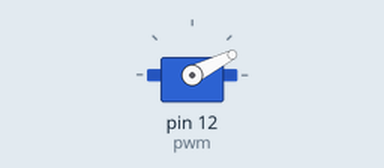
The program below on a simulated Raspberry Pi (header pin numbers). On the bench: servo. Servo angles are drawn from the pulse width (0.5 ms = 0°, 2.5 ms = 180°). At 20.0 s the program stops and its outputs stay as they are.

Above: at 0.45 s.
At 0.95 s:
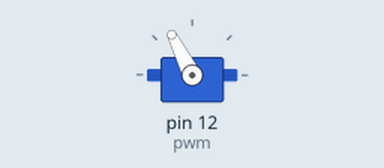
At 1.4 s:
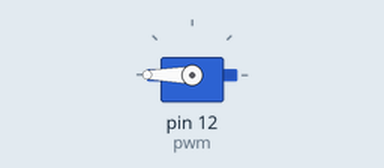
At 19.9 s:
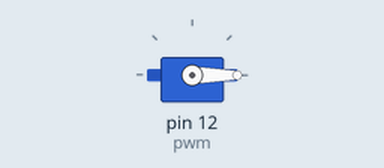
Timing chart, 0 to 21.4 s (numbered marks = the images above):
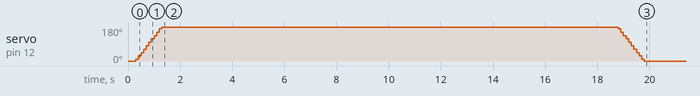

The program:

w4_servo_code.py
```python
# Servo Scan Code Example

import RPi.GPIO as GPIO
import time

GPIO.setmode(GPIO.BOARD)
GPIO.setup(12, GPIO.OUT)
pwm = GPIO.PWM(12, 50)
pwm.start(0)
for i in range(100):
     pwm.ChangeDutyCycle(i)
     time.sleep(0.1)
for i in range(100, 0, -1):
     pwm.ChangeDutyCycle(i)
     time.sleep(0.1)
```

Measured:
- by itself, servo on pin 12 (pwm): rises from 0° to 180° in 1.0 s, then falls to 0° in 18.5 s
